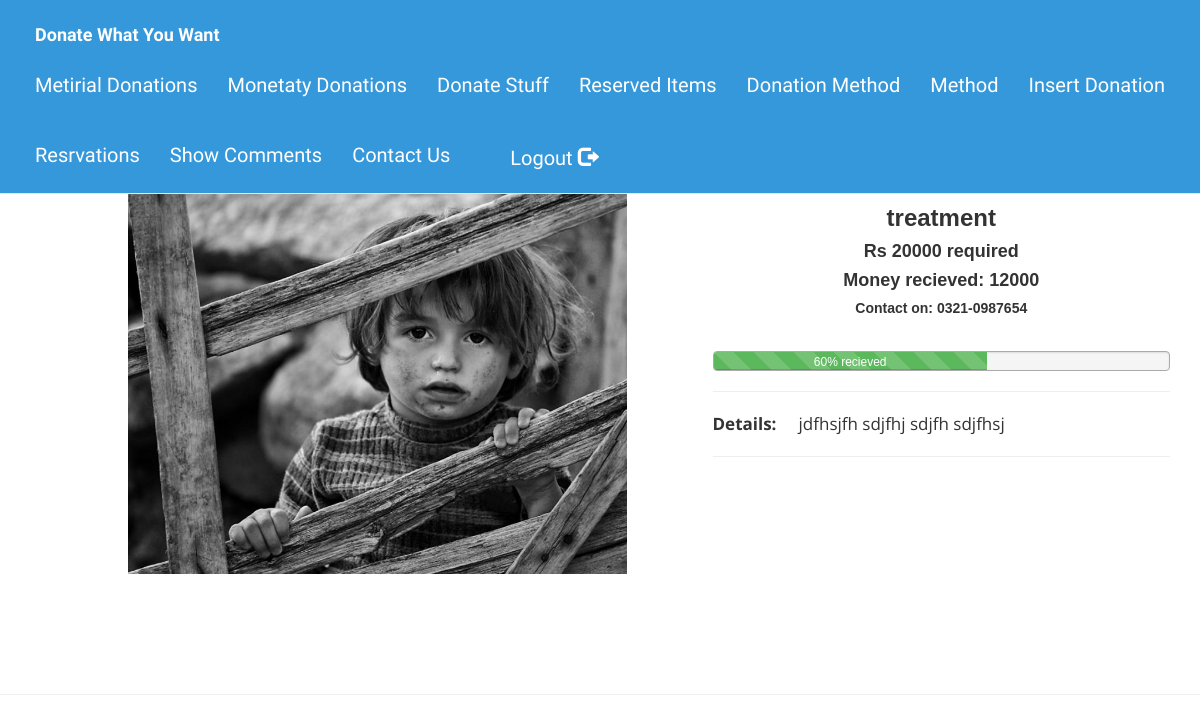
Screenshot of /modules/donations/monetary_problem.php?problemcode=12 with the database file from the repository.
### tables this page shows
CREATE TABLE IF NOT EXISTS `monetary_donation` (
  `problem_id` int(11) NOT NULL AUTO_INCREMENT,
  `problem_name` varchar(30) NOT NULL,
  `problem_description` varchar(500) NOT NULL,
  `money_required` int(11) DEFAULT NULL,
  `money_recieved` int(11) DEFAULT '0',
  `picture` varchar(30) DEFAULT NULL,
  `acceptor_contact` varchar(12) NOT NULL,
  PRIMARY KEY (`problem_id`)
);

### modules/donations/monetary_problem.php (the view, shortened to what this page needs)
<!DOCTYPE html>
<html lang="en">
  <head>
    <link href="css/bootstrap.min.css" rel="stylesheet">
	<link href="css/custom.css" rel="stylesheet">
	<link rel="stylesheet" href="https://maxcdn.bootstrapcdn.com/font-awesome/4.4.0/css/font-awesome.min.css">
	<?php include "mm_store_header_footer.php";?>
  </head>
  <body>
		<?php
	$code= $name= $path= $money_red= $description= $money_recieved= $pieces= "";
		if ($_SERVER["REQUEST_METHOD"] == "GET")
		{
			$servername = "localhost";
			$username = "root";
			$password = "";
			$dbname = "userdata";
			$code = $_GET["problemcode"];
			$conn = new mysqli($servername, $username, $password, $dbname);
			$sql = "select problem_name,picture,money_required,problem_description, money_recieved, acceptor_contact from monetary_donation where problem_id=$code";
			$result = $conn->query($sql);
			if($result->num_rows > 0)
			{
				$row = $result->fetch_assoc();
				$name= $row["problem_name"];
				$path= $row["picture"];
				$money_red= $row["money_required"];
				$description= $row["problem_description"];
				$money_recieved= $row["money_recieved"];
				$contact= $row["acceptor_contact"];
			}
		}
		else
			{
			}
	?>
		<div class="container">
					<br>
		<div style="height:50px"></div>
			<div class="row">
				<div class="col-md-1"></div>
				<div class="col-md-6">
					<img src= <?php echo "pics/".$path ?>>
				</div>
				<div class="col-md-5">
					<h3 style="text-align:center"><?php echo $name;?>
					</h3>
					<h4 style="text-align:center">Rs <?php echo $money_red;?> required</h4>
					<h4 style="text-align:center">Money recieved: <?php echo $money_recieved;?></h4>
					<h5 style="text-align:center">Contact on: <?php echo $contact;?></h5>
					<br>
					  <div class="progress" style="border:1px solid #aaa">
					    <div class="progress-bar progress-bar-success progress-bar-striped" role="progressbar" aria-valuenow="40" aria-valuemin="0" aria-valuemax="100" style="width:<?php echo  (($money_recieved/$money_red)*100).'%'; ?>">
						    <?php echo  (($money_recieved/$money_red)*100)."%"; ?> recieved
					    </div>
					  </div>
					<hr>
					<p >
						<b>Details:</b> &nbsp; &nbsp;&nbsp;<?php echo $description;?>
					</p>
					<hr>
					<br>
				</div>
			</div>
		</div>
		<div style="height:100px"></div>
		<hr>
  </body>
</html>

### modules/donations/css/custom.css (style rules this page uses)
body { padding-top:70px; padding-bottom:20px; }
p { font-family: 'Open Sans', sans-serif; }

### modules/donations/css/master-ui.css (style rules this page uses)
body { font-family: 'Source Sans Pro', sans-serif; font-size: 1.7em; margin-bottom: 25px; color: #333; }
h1, h2, h3, h4, h5, h6 { font-weight: 700; }

### modules/donations/monetary_problem.php (style rules this page uses)
img { width:90%; }

### rows the page displays
monetary_donation: picture (picture), problem_name "treatment", money_required "20000", money_recieved "12000", acceptor_contact "0321-0987654", ($money_recieved/$money_red)*100 "60", problem_description "jdfhsjfh sdjfhj sdjfh sdjfhsj"
